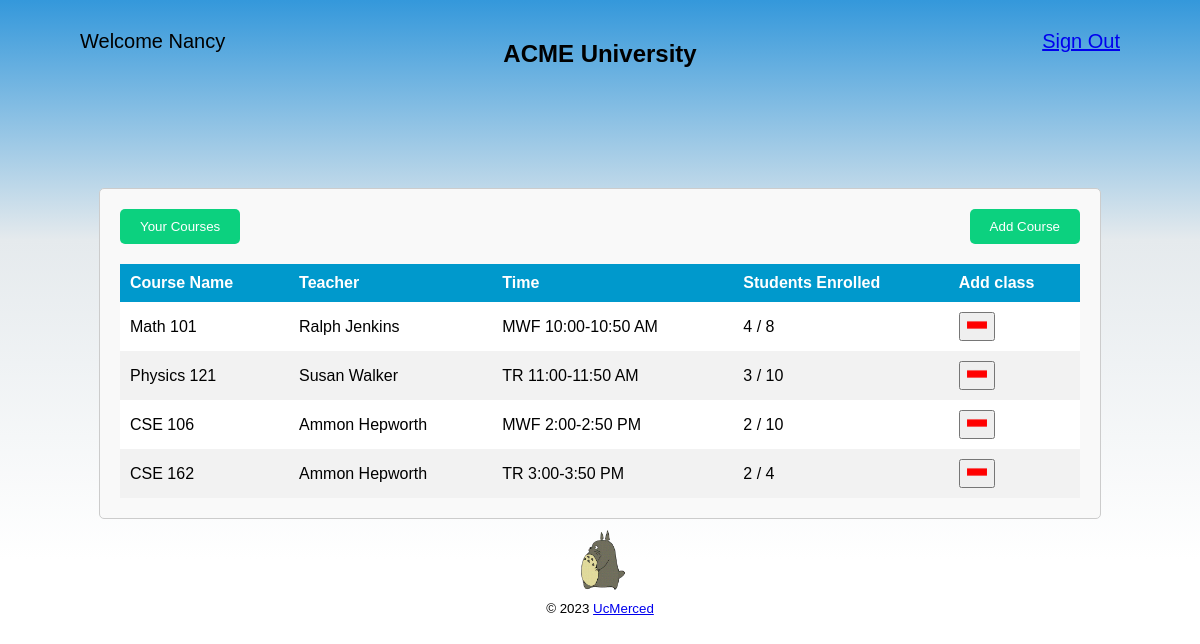
The page /student_dashboard_add_courses (signed in) on the database as committed earlier.
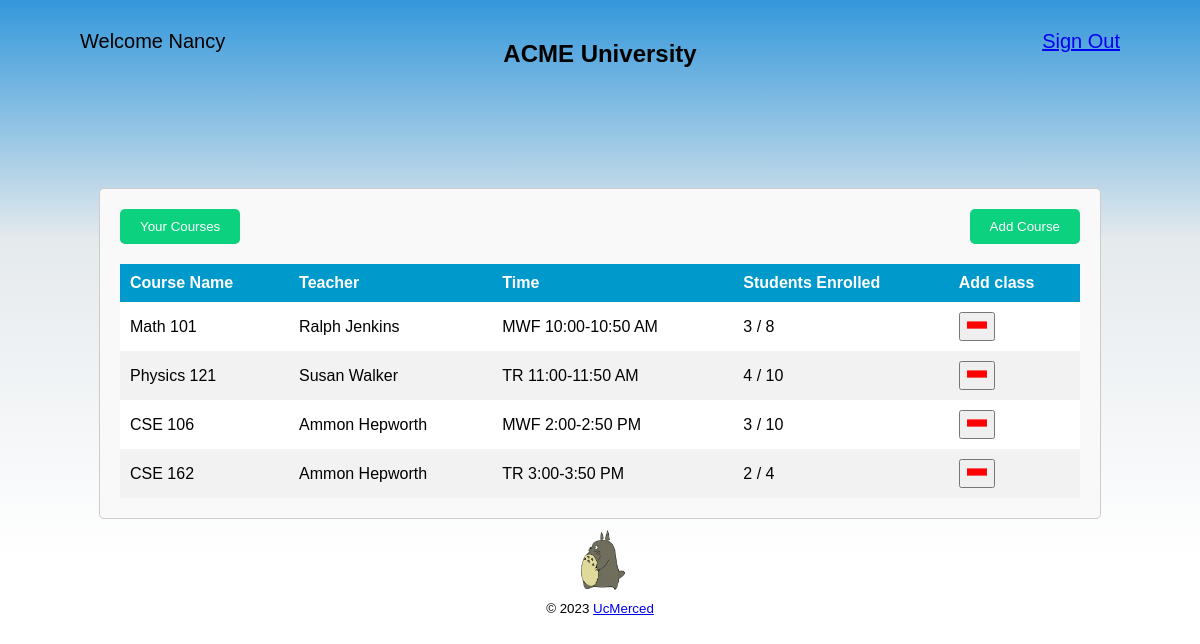
The same page on the database as committed later.
### app.py (models this page shows)
class Course(db.Model):
    id = db.Column(db.Integer, primary_key=True)
    class_name = db.Column(db.String, nullable=False)
    teacher_name = db.Column(db.String, nullable=False)
    time = db.Column(db.String, nullable=False)
    enrolled_students = db.Column(db.Integer, default=0)
    capacity = db.Column(db.Integer, nullable=False)

### app.py (the view)
@app.route('/student_dashboard_add_courses')
@login_required
def student_dashboard_add_courses():
    all_courses = Course.query.filter(Course.enrolled_students < Course.capacity).all()
    student_courses = current_user.enrolled_courses #should give you all courses student is enrolled in
    not_student_courses = not_courses(student_courses) #should give you all courses student isn't enrolled in
    return render_template('student_add.html', username=current_user.first_name, student_courses=student_courses, all_courses=all_courses, not_student_courses=not_student_courses)

### app.py (called while the page is built)
def not_courses(student_courses):
    result = []
    for course in Course.query.all():
        is_student_course = False
        for student_course in student_courses:
            if course == student_course:
                is_student_course = True
        if not is_student_course:
            result.append(course)
    return result

@login_manager.user_loader
def load_user(user_id):
    student = Student.query.get(user_id)
    teacher = Teacher.query.get(user_id)
    if student:
        return student
    elif teacher:
        return teacher
    return None

### templates/student_add.html (shortened to what this page needs)
<!DOCTYPE html>
<html>
<head>
    <link rel="stylesheet" type="text/css" href="{{ url_for('static', filename='style.css') }}">
</head>
<body>
    <div class="welcome">Welcome {{ current_user.first_name }}</div>
    <h2>ACME University</h2>
    <a class="sign-out" href="{{ url_for('logout') }}">Sign Out</a>
    <div class="container">
    <div id="button-container">
        <button id="show-your-courses">Your Courses</button>
        <button id="show-all-courses">Add Course</button>
    </div>
    <table>
        <thead>
            <tr>
                <th>Course Name</th>
                <th>Teacher</th>
                <th>Time</th>
                <th>Students Enrolled</th>
                <th>Add class</th>
            </tr>
        </thead>
        <tbody>
            {% for course in all_courses %}
                <tr>
                    <td>{{ course.class_name }}</td>
                    <td>{{ course.teacher_name }}</td>
                    <td>{{ course.time }}</td>
                    <td>{{ course.enrolled_students }} / {{ course.capacity }}</td>
                    <td>
                        {% for student_course in student_courses  %}
                            {% if course == student_course %}
                                <button class="minus-button" id="{{course.id}}" onClick="modifyDatabase({{course.id}})"><img class="edit_icons" src="{{ url_for('static', filename='minus_sign.png') }}"></button>
                            {% endif %}
                        {% endfor %}
                    </td>
                </tr>
            {% endfor %}
        </tbody>
    </table>
    </div>
    <img alt="Walking Totoro" class="totoro" src="{{ url_for('static', filename='totoro.gif') }}">
    <footer>
        <small>&copy; 2023 <a href ="https://www.ucmerced.edu">UcMerced</a></small>
    </footer>
</body>
</html>

Rows that differ between the two databases and show on the page:
changed Course "Math 101": enrolled_students "4" → "3"
changed Course "Physics 121": enrolled_students "3" → "4"
changed Course "CSE 106": enrolled_students "2" → "3"
